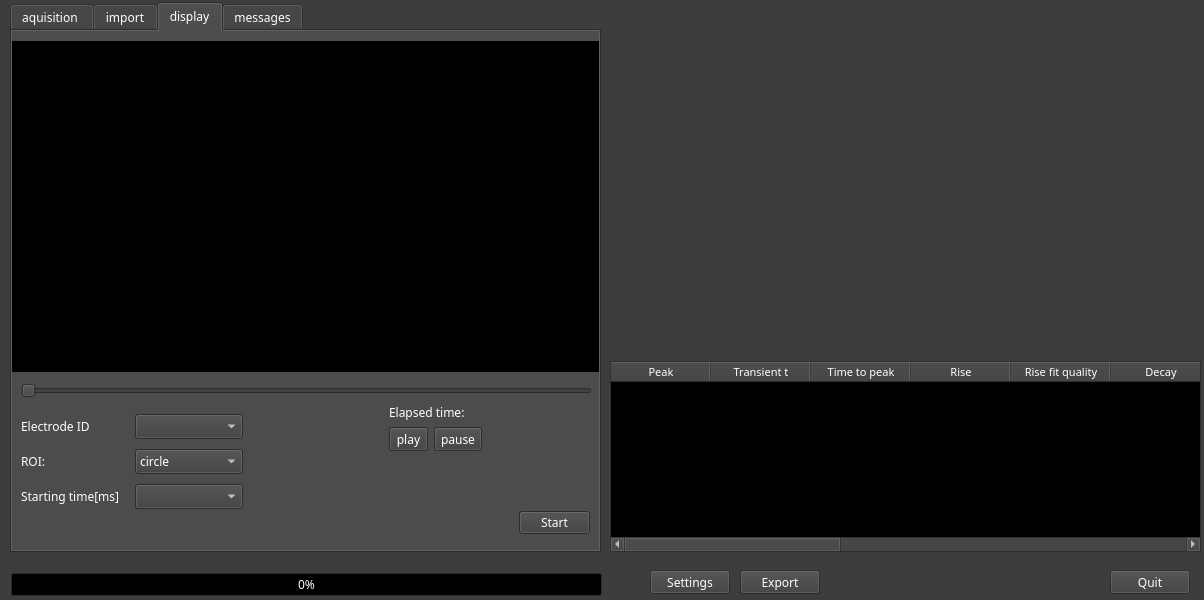
<?xml version="1.0" encoding="UTF-8"?>
<ui version="4.0">
 <class>rdrMainDlg</class>
 <widget class="QDialog" name="rdrMainDlg">
  <property name="geometry">
   <rect>
    <x>0</x>
    <y>0</y>
    <width>1204</width>
    <height>600</height>
   </rect>
  </property>
  <property name="palette">
   <palette>
    <active>
     <colorrole role="WindowText">
      <brush brushstyle="SolidPattern">
       <color alpha="255">
        <red>255</red>
        <green>255</green>
        <blue>255</blue>
       </color>
      </brush>
     </colorrole>
     <colorrole role="Button">
      <brush brushstyle="SolidPattern">
       <color alpha="255">
        <red>61</red>
        <green>61</green>
        <blue>61</blue>
       </color>
      </brush>
     </colorrole>
     <colorrole role="Light">
      <brush brushstyle="SolidPattern">
       <color alpha="255">
        <red>91</red>
        <green>91</green>
        <blue>91</blue>
       </color>
      </brush>
     </colorrole>
     <colorrole role="Midlight">
      <brush brushstyle="SolidPattern">
       <color alpha="255">
        <red>76</red>
        <green>76</green>
        <blue>76</blue>
       </color>
      </brush>
     </colorrole>
     <colorrole role="Dark">
      <brush brushstyle="SolidPattern">
       <color alpha="255">
        <red>30</red>
        <green>30</green>
        <blue>30</blue>
       </color>
      </brush>
     </colorrole>
     <colorrole role="Mid">
      <brush brushstyle="SolidPattern">
       <color alpha="255">
        <red>40</red>
        <green>40</green>
        <blue>40</blue>
       </color>
      </brush>
     </colorrole>
     <colorrole role="Text">
      <brush brushstyle="SolidPattern">
       <color alpha="255">
        <red>255</red>
        <green>255</green>
        <blue>255</blue>
       </color>
      </brush>
     </colorrole>
     <colorrole role="BrightText">
      <brush brushstyle="SolidPattern">
       <color alpha="255">
        <red>255</red>
        <green>255</green>
        <blue>255</blue>
       </color>
      </brush>
     </colorrole>
     <colorrole role="ButtonText">
      <brush brushstyle="SolidPattern">
       <color alpha="255">
        <red>255</red>
        <green>255</green>
        <blue>255</blue>
       </color>
      </brush>
     </colorrole>
     <colorrole role="Base">
      <brush brushstyle="SolidPattern">
       <color alpha="255">
        <red>0</red>
        <green>0</green>
        <blue>0</blue>
       </color>
      </brush>
     </colorrole>
     <colorrole role="Window">
      <brush brushstyle="SolidPattern">
       <color alpha="255">
        <red>61</red>
        <green>61</green>
        <blue>61</blue>
       </color>
      </brush>
     </colorrole>
     <colorrole role="Shadow">
      <brush brushstyle="SolidPattern">
       <color alpha="255">
        <red>0</red>
        <green>0</green>
        <blue>0</blue>
       </color>
      </brush>
     </colorrole>
     <colorrole role="AlternateBase">
      <brush brushstyle="SolidPattern">
       <color alpha="255">
        <red>30</red>
        <green>30</green>
        <blue>30</blue>
       </color>
      </brush>
     </colorrole>
     <colorrole role="ToolTipBase">
      <brush brushstyle="SolidPattern">
       <color alpha="255">
        <red>255</red>
        <green>255</green>
        <blue>220</blue>
       </color>
      </brush>
     </colorrole>
     <colorrole role="ToolTipText">
      <brush brushstyle="SolidPattern">
       <color alpha="255">
        <red>0</red>
        <green>0</green>
        <blue>0</blue>
       </color>
      </brush>
     </colorrole>
     <colorrole role="PlaceholderText">
      <brush brushstyle="SolidPattern">
       <color alpha="128">
        <red>255</red>
        <green>255</green>
        <blue>255</blue>
       </color>
      </brush>
     </colorrole>
    </active>
    <inactive>
     <colorrole role="WindowText">
      <brush brushstyle="SolidPattern">
       <color alpha="255">
        <red>255</red>
        <green>255</green>
        <blue>255</blue>
       </color>
      </brush>
     </colorrole>
     <colorrole role="Button">
      <brush brushstyle="SolidPattern">
       <color alpha="255">
        <red>61</red>
        <green>61</green>
        <blue>61</blue>
       </color>
      </brush>
     </colorrole>
     <colorrole role="Light">
      <brush brushstyle="SolidPattern">
       <color alpha="255">
        <red>91</red>
        <green>91</green>
        <blue>91</blue>
       </color>
      </brush>
     </colorrole>
     <colorrole role="Midlight">
      <brush brushstyle="SolidPattern">
       <color alpha="255">
        <red>76</red>
        <green>76</green>
        <blue>76</blue>
       </color>
      </brush>
     </colorrole>
     <colorrole role="Dark">
      <brush brushstyle="SolidPattern">
       <color alpha="255">
        <red>30</red>
        <green>30</green>
        <blue>30</blue>
       </color>
      </brush>
     </colorrole>
     <colorrole role="Mid">
      <brush brushstyle="SolidPattern">
       <color alpha="255">
        <red>40</red>
        <green>40</green>
        <blue>40</blue>
       </color>
      </brush>
     </colorrole>
     <colorrole role="Text">
      <brush brushstyle="SolidPattern">
       <color alpha="255">
        <red>255</red>
        <green>255</green>
        <blue>255</blue>
       </color>
      </brush>
     </colorrole>
     <colorrole role="BrightText">
      <brush brushstyle="SolidPattern">
       <color alpha="255">
        <red>255</red>
        <green>255</green>
        <blue>255</blue>
       </color>
      </brush>
     </colorrole>
     <colorrole role="ButtonText">
      <brush brushstyle="SolidPattern">
       <color alpha="255">
        <red>255</red>
        <green>255</green>
        <blue>255</blue>
       </color>
      </brush>
     </colorrole>
     <colorrole role="Base">
      <brush brushstyle="SolidPattern">
       <color alpha="255">
        <red>0</red>
        <green>0</green>
        <blue>0</blue>
       </color>
      </brush>
     </colorrole>
     <colorrole role="Window">
      <brush brushstyle="SolidPattern">
       <color alpha="255">
        <red>61</red>
        <green>61</green>
        <blue>61</blue>
       </color>
      </brush>
     </colorrole>
     <colorrole role="Shadow">
      <brush brushstyle="SolidPattern">
       <color alpha="255">
        <red>0</red>
        <green>0</green>
        <blue>0</blue>
       </color>
      </brush>
     </colorrole>
     <colorrole role="AlternateBase">
      <brush brushstyle="SolidPattern">
       <color alpha="255">
        <red>30</red>
        <green>30</green>
        <blue>30</blue>
       </color>
      </brush>
     </colorrole>
     <colorrole role="ToolTipBase">
      <brush brushstyle="SolidPattern">
       <color alpha="255">
        <red>255</red>
        <green>255</green>
        <blue>220</blue>
       </color>
      </brush>
     </colorrole>
     <colorrole role="ToolTipText">
      <brush brushstyle="SolidPattern">
       <color alpha="255">
        <red>0</red>
        <green>0</green>
        <blue>0</blue>
       </color>
      </brush>
     </colorrole>
     <colorrole role="PlaceholderText">
      <brush brushstyle="SolidPattern">
       <color alpha="128">
        <red>255</red>
        <green>255</green>
        <blue>255</blue>
       </color>
      </brush>
     </colorrole>
    </inactive>
    <disabled>
     <colorrole role="WindowText">
      <brush brushstyle="SolidPattern">
       <color alpha="255">
        <red>30</red>
        <green>30</green>
        <blue>30</blue>
       </color>
      </brush>
     </colorrole>
     <colorrole role="Button">
      <brush brushstyle="SolidPattern">
       <color alpha="255">
        <red>61</red>
        <green>61</green>
        <blue>61</blue>
       </color>
      </brush>
     </colorrole>
     <colorrole role="Light">
      <brush brushstyle="SolidPattern">
       <color alpha="255">
        <red>91</red>
        <green>91</green>
        <blue>91</blue>
       </color>
      </brush>
     </colorrole>
     <colorrole role="Midlight">
      <brush brushstyle="SolidPattern">
       <color alpha="255">
        <red>76</red>
        <green>76</green>
        <blue>76</blue>
       </color>
      </brush>
     </colorrole>
     <colorrole role="Dark">
      <brush brushstyle="SolidPattern">
       <color alpha="255">
        <red>30</red>
        <green>30</green>
        <blue>30</blue>
       </color>
      </brush>
     </colorrole>
     <colorrole role="Mid">
      <brush brushstyle="SolidPattern">
       <color alpha="255">
        <red>40</red>
        <green>40</green>
        <blue>40</blue>
       </color>
      </brush>
     </colorrole>
     <colorrole role="Text">
      <brush brushstyle="SolidPattern">
       <color alpha="255">
        <red>30</red>
        <green>30</green>
        <blue>30</blue>
       </color>
      </brush>
     </colorrole>
     <colorrole role="BrightText">
      <brush brushstyle="SolidPattern">
       <color alpha="255">
        <red>255</red>
        <green>255</green>
        <blue>255</blue>
       </color>
      </brush>
     </colorrole>
     <colorrole role="ButtonText">
      <brush brushstyle="SolidPattern">
       <color alpha="255">
        <red>30</red>
        <green>30</green>
        <blue>30</blue>
       </color>
      </brush>
     </colorrole>
     <colorrole role="Base">
      <brush brushstyle="SolidPattern">
       <color alpha="255">
        <red>61</red>
        <green>61</green>
        <blue>61</blue>
       </color>
      </brush>
     </colorrole>
     <colorrole role="Window">
      <brush brushstyle="SolidPattern">
       <color alpha="255">
        <red>61</red>
        <green>61</green>
        <blue>61</blue>
       </color>
      </brush>
     </colorrole>
     <colorrole role="Shadow">
      <brush brushstyle="SolidPattern">
       <color alpha="255">
        <red>0</red>
        <green>0</green>
        <blue>0</blue>
       </color>
      </brush>
     </colorrole>
     <colorrole role="AlternateBase">
      <brush brushstyle="SolidPattern">
       <color alpha="255">
        <red>61</red>
        <green>61</green>
        <blue>61</blue>
       </color>
      </brush>
     </colorrole>
     <colorrole role="ToolTipBase">
      <brush brushstyle="SolidPattern">
       <color alpha="255">
        <red>255</red>
        <green>255</green>
        <blue>220</blue>
       </color>
      </brush>
     </colorrole>
     <colorrole role="ToolTipText">
      <brush brushstyle="SolidPattern">
       <color alpha="255">
        <red>0</red>
        <green>0</green>
        <blue>0</blue>
       </color>
      </brush>
     </colorrole>
     <colorrole role="PlaceholderText">
      <brush brushstyle="SolidPattern">
       <color alpha="128">
        <red>255</red>
        <green>255</green>
        <blue>255</blue>
       </color>
      </brush>
     </colorrole>
    </disabled>
   </palette>
  </property>
  <property name="windowTitle">
   <string>rdrMainDlg</string>
  </property>
  <widget class="QTableWidget" name="pTable">
   <property name="geometry">
    <rect>
     <x>610</x>
     <y>361</y>
     <width>591</width>
     <height>191</height>
    </rect>
   </property>
   <property name="font">
    <font>
     <family>Ubuntu Mono</family>
     <pointsize>8</pointsize>
    </font>
   </property>
   <column>
    <property name="text">
     <string>Peak</string>
    </property>
    <property name="font">
     <font>
      <family>Ubuntu Mono</family>
      <pointsize>8</pointsize>
     </font>
    </property>
   </column>
   <column>
    <property name="text">
     <string>Transient t</string>
    </property>
    <property name="font">
     <font>
      <family>Ubuntu Mono</family>
      <pointsize>8</pointsize>
     </font>
    </property>
   </column>
   <column>
    <property name="text">
     <string>Time to peak</string>
    </property>
    <property name="font">
     <font>
      <family>Ubuntu Mono</family>
      <pointsize>8</pointsize>
     </font>
    </property>
   </column>
   <column>
    <property name="text">
     <string>Rise</string>
    </property>
    <property name="font">
     <font>
      <family>Ubuntu Mono</family>
      <pointsize>8</pointsize>
     </font>
    </property>
   </column>
   <column>
    <property name="text">
     <string>Rise fit quality</string>
    </property>
    <property name="font">
     <font>
      <family>Ubuntu Mono</family>
      <pointsize>8</pointsize>
     </font>
    </property>
   </column>
   <column>
    <property name="text">
     <string>Decay</string>
    </property>
    <property name="font">
     <font>
      <family>Ubuntu Mono</family>
      <pointsize>8</pointsize>
     </font>
    </property>
   </column>
   <column>
    <property name="text">
     <string>Decay fit quality</string>
    </property>
    <property name="font">
     <font>
      <family>Ubuntu Mono</family>
      <pointsize>8</pointsize>
     </font>
    </property>
   </column>
   <column>
    <property name="text">
     <string>Asc Slope</string>
    </property>
    <property name="font">
     <font>
      <family>Ubuntu Mono</family>
      <pointsize>8</pointsize>
     </font>
    </property>
   </column>
   <column>
    <property name="text">
     <string>Desc Slope</string>
    </property>
    <property name="font">
     <font>
      <family>Ubuntu Mono</family>
      <pointsize>8</pointsize>
     </font>
    </property>
   </column>
   <column>
    <property name="text">
     <string>Time at half Max</string>
    </property>
    <property name="font">
     <font>
      <family>Ubuntu Mono</family>
      <pointsize>8</pointsize>
     </font>
    </property>
   </column>
   <column>
    <property name="text">
     <string>Rise time</string>
    </property>
    <property name="font">
     <font>
      <family>Ubuntu Mono</family>
      <pointsize>8</pointsize>
     </font>
    </property>
   </column>
   <column>
    <property name="text">
     <string>Decay time</string>
    </property>
    <property name="font">
     <font>
      <family>Ubuntu Mono</family>
      <pointsize>8</pointsize>
     </font>
    </property>
   </column>
   <column>
    <property name="text">
     <string>RT50</string>
    </property>
    <property name="font">
     <font>
      <family>Ubuntu Mono</family>
      <pointsize>8</pointsize>
     </font>
    </property>
   </column>
  </widget>
  <widget class="EffectToolButton" name="pQuit">
   <property name="geometry">
    <rect>
     <x>1110</x>
     <y>570</y>
     <width>80</width>
     <height>24</height>
    </rect>
   </property>
   <property name="font">
    <font>
     <family>Ubuntu Mono</family>
    </font>
   </property>
   <property name="text">
    <string>Quit</string>
   </property>
  </widget>
  <widget class="EffectToolButton" name="pExport">
   <property name="geometry">
    <rect>
     <x>740</x>
     <y>570</y>
     <width>80</width>
     <height>24</height>
    </rect>
   </property>
   <property name="font">
    <font>
     <family>Ubuntu Mono</family>
    </font>
   </property>
   <property name="text">
    <string>Export</string>
   </property>
  </widget>
  <widget class="EffectToolButton" name="pSettings">
   <property name="geometry">
    <rect>
     <x>650</x>
     <y>570</y>
     <width>80</width>
     <height>24</height>
    </rect>
   </property>
   <property name="font">
    <font>
     <family>Ubuntu Mono</family>
    </font>
   </property>
   <property name="text">
    <string>Settings</string>
   </property>
  </widget>
  <widget class="QTabWidget" name="tabWidget">
   <property name="geometry">
    <rect>
     <x>10</x>
     <y>2</y>
     <width>591</width>
     <height>551</height>
    </rect>
   </property>
   <property name="font">
    <font>
     <family>Ubuntu Mono</family>
    </font>
   </property>
   <property name="currentIndex">
    <number>2</number>
   </property>
   <widget class="QWidget" name="tab">
    <attribute name="title">
     <string>aquisition </string>
    </attribute>
    <widget class="xCWdgt" name="pCamWdgt" native="true">
     <property name="geometry">
      <rect>
       <x>6</x>
       <y>9</y>
       <width>575</width>
       <height>503</height>
      </rect>
     </property>
    </widget>
   </widget>
   <widget class="QWidget" name="pImportTab">
    <attribute name="title">
     <string>import</string>
    </attribute>
    <widget class="EffectToolButton" name="pImport">
     <property name="geometry">
      <rect>
       <x>510</x>
       <y>480</y>
       <width>70</width>
       <height>20</height>
      </rect>
     </property>
     <property name="font">
      <font>
       <family>Ubuntu Mono</family>
      </font>
     </property>
     <property name="text">
      <string>Import</string>
     </property>
    </widget>
    <widget class="QWidget" name="layoutWidget">
     <property name="geometry">
      <rect>
       <x>10</x>
       <y>353</y>
       <width>570</width>
       <height>118</height>
      </rect>
     </property>
     <layout class="QGridLayout" name="gridLayout">
      <item row="0" column="0">
       <widget class="QLabel" name="label_5">
        <property name="font">
         <font>
          <family>Ubuntu Mono</family>
         </font>
        </property>
        <property name="text">
         <string>Calcium:</string>
        </property>
       </widget>
      </item>
      <item row="0" column="1">
       <widget class="QLineEdit" name="pCalciumLE"/>
      </item>
      <item row="0" column="2">
       <widget class="QToolButton" name="pCalciumTB">
        <property name="text">
         <string>...</string>
        </property>
       </widget>
      </item>
      <item row="1" column="0">
       <widget class="QLabel" name="label_6">
        <property name="font">
         <font>
          <family>Ubuntu Mono</family>
         </font>
        </property>
        <property name="text">
         <string>Background:</string>
        </property>
       </widget>
      </item>
      <item row="1" column="1">
       <widget class="QLineEdit" name="pBackgroundLE"/>
      </item>
      <item row="1" column="2">
       <widget class="QToolButton" name="pBackgroundTB">
        <property name="text">
         <string>...</string>
        </property>
       </widget>
      </item>
      <item row="2" column="0">
       <widget class="QLabel" name="label_7">
        <property name="font">
         <font>
          <family>Ubuntu Mono</family>
         </font>
        </property>
        <property name="text">
         <string>Electrodes:</string>
        </property>
       </widget>
      </item>
      <item row="2" column="1">
       <widget class="QLineEdit" name="pElectrodesLE"/>
      </item>
      <item row="2" column="2">
       <widget class="QToolButton" name="pElectrodesTB">
        <property name="text">
         <string>...</string>
        </property>
       </widget>
      </item>
      <item row="3" column="0">
       <widget class="QLabel" name="label_8">
        <property name="font">
         <font>
          <family>Ubuntu Mono</family>
         </font>
        </property>
        <property name="text">
         <string>Digital:</string>
        </property>
       </widget>
      </item>
      <item row="3" column="1">
       <widget class="QLineEdit" name="pDigitalLE"/>
      </item>
      <item row="3" column="2">
       <widget class="QToolButton" name="pDigitalTB">
        <property name="text">
         <string>...</string>
        </property>
       </widget>
      </item>
     </layout>
    </widget>
    <widget class="QLabel" name="icelabel">
     <property name="geometry">
      <rect>
       <x>40</x>
       <y>50</y>
       <width>481</width>
       <height>261</height>
      </rect>
     </property>
     <property name="text">
      <string/>
     </property>
    </widget>
   </widget>
   <widget class="QWidget" name="pActionTab">
    <attribute name="title">
     <string>display</string>
    </attribute>
    <widget class="QSlider" name="pSlider">
     <property name="geometry">
      <rect>
       <x>9</x>
       <y>352</y>
       <width>571</width>
       <height>16</height>
      </rect>
     </property>
     <property name="palette">
      <palette>
       <active>
        <colorrole role="Highlight">
         <brush brushstyle="SolidPattern">
          <color alpha="255">
           <red>164</red>
           <green>0</green>
           <blue>0</blue>
          </color>
         </brush>
        </colorrole>
       </active>
       <inactive>
        <colorrole role="Highlight">
         <brush brushstyle="SolidPattern">
          <color alpha="255">
           <red>164</red>
           <green>0</green>
           <blue>0</blue>
          </color>
         </brush>
        </colorrole>
       </inactive>
       <disabled>
        <colorrole role="Highlight">
         <brush brushstyle="SolidPattern">
          <color alpha="170">
           <red>31</red>
           <green>117</green>
           <blue>204</blue>
          </color>
         </brush>
        </colorrole>
       </disabled>
      </palette>
     </property>
     <property name="styleSheet">
      <string notr="true"/>
     </property>
     <property name="orientation">
      <enum>Qt::Horizontal</enum>
     </property>
    </widget>
    <widget class="EffectToolButton" name="pStart">
     <property name="geometry">
      <rect>
       <x>507</x>
       <y>480</y>
       <width>71</width>
       <height>23</height>
      </rect>
     </property>
     <property name="font">
      <font>
       <family>Ubuntu Mono</family>
      </font>
     </property>
     <property name="text">
      <string>Start</string>
     </property>
    </widget>
    <widget class="QWidget" name="layoutWidget">
     <property name="geometry">
      <rect>
       <x>9</x>
       <y>379</y>
       <width>222</width>
       <height>104</height>
      </rect>
     </property>
     <layout class="QGridLayout" name="gridLayout_3">
      <item row="0" column="0">
       <widget class="QLabel" name="label_3">
        <property name="font">
         <font>
          <family>Ubuntu Mono</family>
         </font>
        </property>
        <property name="text">
         <string>Electrode ID</string>
        </property>
       </widget>
      </item>
      <item row="0" column="1">
       <widget class="QComboBox" name="pElectrode"/>
      </item>
      <item row="1" column="0">
       <widget class="QLabel" name="label_2">
        <property name="font">
         <font>
          <family>Ubuntu Mono</family>
         </font>
        </property>
        <property name="text">
         <string>ROI:</string>
        </property>
       </widget>
      </item>
      <item row="1" column="1">
       <widget class="QComboBox" name="pShape">
        <item>
         <property name="text">
          <string>circle</string>
         </property>
        </item>
        <item>
         <property name="text">
          <string>square</string>
         </property>
        </item>
       </widget>
      </item>
      <item row="2" column="0">
       <widget class="QLabel" name="label_4">
        <property name="font">
         <font>
          <family>Ubuntu Mono</family>
         </font>
        </property>
        <property name="text">
         <string>Starting time[ms]</string>
        </property>
       </widget>
      </item>
      <item row="2" column="1">
       <widget class="QComboBox" name="pStartingPoint"/>
      </item>
     </layout>
    </widget>
    <widget class="QWidget" name="layoutWidget">
     <property name="geometry">
      <rect>
       <x>377</x>
       <y>373</y>
       <width>201</width>
       <height>47</height>
      </rect>
     </property>
     <layout class="QGridLayout" name="gridLayout_4">
      <item row="0" column="0" colspan="2">
       <widget class="QLabel" name="label">
        <property name="font">
         <font>
          <family>Ubuntu Mono</family>
         </font>
        </property>
        <property name="text">
         <string>Elapsed time:</string>
        </property>
       </widget>
      </item>
      <item row="0" column="2">
       <widget class="QLabel" name="timelbl">
        <property name="font">
         <font>
          <family>Ubuntu Mono</family>
         </font>
        </property>
        <property name="text">
         <string/>
        </property>
       </widget>
      </item>
      <item row="1" column="0">
       <widget class="EffectToolButton" name="pPlay">
        <property name="font">
         <font>
          <family>Ubuntu Mono</family>
         </font>
        </property>
        <property name="text">
         <string>play</string>
        </property>
       </widget>
      </item>
      <item row="1" column="1" colspan="2">
       <widget class="EffectToolButton" name="pPause">
        <property name="font">
         <font>
          <family>Ubuntu Mono</family>
         </font>
        </property>
        <property name="text">
         <string>pause</string>
        </property>
       </widget>
      </item>
     </layout>
    </widget>
    <widget class="QGraphicsView" name="pDisplay">
     <property name="geometry">
      <rect>
       <x>0</x>
       <y>10</y>
       <width>591</width>
       <height>331</height>
      </rect>
     </property>
     <property name="styleSheet">
      <string notr="true">background-color: rgb(0, 0, 0);</string>
     </property>
    </widget>
   </widget>
   <widget class="QWidget" name="pErrorTab">
    <attribute name="title">
     <string>messages</string>
    </attribute>
    <widget class="QTextBrowser" name="pErrorTxtB">
     <property name="geometry">
      <rect>
       <x>8</x>
       <y>10</y>
       <width>571</width>
       <height>491</height>
      </rect>
     </property>
     <property name="font">
      <font>
       <family>Ubuntu Mono</family>
      </font>
     </property>
     <property name="autoFillBackground">
      <bool>false</bool>
     </property>
    </widget>
   </widget>
  </widget>
  <widget class="QWidget" name="layoutWidget">
   <property name="geometry">
    <rect>
     <x>11</x>
     <y>555</y>
     <width>591</width>
     <height>41</height>
    </rect>
   </property>
   <layout class="QVBoxLayout" name="verticalLayout">
    <item>
     <widget class="QLabel" name="pProgressLbl">
      <property name="font">
       <font>
        <family>Ubuntu Mono</family>
        <pointsize>7</pointsize>
       </font>
      </property>
      <property name="text">
       <string/>
      </property>
     </widget>
    </item>
    <item>
     <widget class="QProgressBar" name="pProgressBar">
      <property name="palette">
       <palette>
        <active>
         <colorrole role="Highlight">
          <brush brushstyle="SolidPattern">
           <color alpha="255">
            <red>164</red>
            <green>0</green>
            <blue>0</blue>
           </color>
          </brush>
         </colorrole>
        </active>
        <inactive>
         <colorrole role="Highlight">
          <brush brushstyle="SolidPattern">
           <color alpha="255">
            <red>164</red>
            <green>0</green>
            <blue>0</blue>
           </color>
          </brush>
         </colorrole>
        </inactive>
        <disabled>
         <colorrole role="Highlight">
          <brush brushstyle="SolidPattern">
           <color alpha="170">
            <red>31</red>
            <green>117</green>
            <blue>204</blue>
           </color>
          </brush>
         </colorrole>
        </disabled>
       </palette>
      </property>
      <property name="font">
       <font>
        <family>Ubuntu Mono</family>
       </font>
      </property>
      <property name="value">
       <number>0</number>
      </property>
     </widget>
    </item>
   </layout>
  </widget>
 </widget>
 <customwidgets>
  <customwidget>
   <class>EffectToolButton</class>
   <extends>QToolButton</extends>
   <header location="global">effecttoolbutton.h</header>
  </customwidget>
  <customwidget>
   <class>xCWdgt</class>
   <extends>QWidget</extends>
   <header>xcwdgt.h</header>
   <container>1</container>
  </customwidget>
 </customwidgets>
 <resources/>
 <connections/>
</ui>
